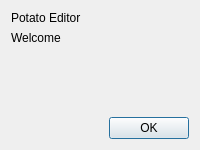
<?xml version="1.0" encoding="UTF-8"?>
<ui version="4.0">
 <class>AboutDialog</class>
 <widget class="QDialog" name="AboutDialog">
  <property name="geometry">
   <rect>
    <x>0</x>
    <y>0</y>
    <width>200</width>
    <height>150</height>
   </rect>
  </property>
  <property name="sizePolicy">
   <sizepolicy hsizetype="Fixed" vsizetype="Fixed">
    <horstretch>0</horstretch>
    <verstretch>0</verstretch>
   </sizepolicy>
  </property>
  <property name="contextMenuPolicy">
   <enum>Qt::NoContextMenu</enum>
  </property>
  <property name="windowTitle">
   <string>About</string>
  </property>
  <property name="modal">
   <bool>true</bool>
  </property>
  <layout class="QVBoxLayout" name="verticalLayout">
   <item>
    <layout class="QVBoxLayout" name="verticalLayout_2">
     <item>
      <widget class="QLabel" name="label">
       <property name="text">
        <string>Potato Editor</string>
       </property>
      </widget>
     </item>
     <item>
      <widget class="QLabel" name="label_2">
       <property name="text">
        <string>Welcome</string>
       </property>
      </widget>
     </item>
    </layout>
   </item>
   <item>
    <spacer name="verticalSpacer">
     <property name="orientation">
      <enum>Qt::Vertical</enum>
     </property>
     <property name="sizeHint" stdset="0">
      <size>
       <width>20</width>
       <height>40</height>
      </size>
     </property>
    </spacer>
   </item>
   <item>
    <layout class="QHBoxLayout" name="horizontalLayout_2">
     <item>
      <spacer name="horizontalSpacer">
       <property name="orientation">
        <enum>Qt::Horizontal</enum>
       </property>
       <property name="sizeHint" stdset="0">
        <size>
         <width>40</width>
         <height>20</height>
        </size>
       </property>
      </spacer>
     </item>
     <item>
      <widget class="QPushButton" name="pbOk">
       <property name="text">
        <string>OK</string>
       </property>
      </widget>
     </item>
    </layout>
   </item>
  </layout>
 </widget>
 <resources/>
 <connections>
  <connection>
   <sender>pbOk</sender>
   <signal>clicked()</signal>
   <receiver>AboutDialog</receiver>
   <slot>close()</slot>
   <hints>
    <hint type="sourcelabel">
     <x>348</x>
     <y>277</y>
    </hint>
    <hint type="destinationlabel">
     <x>199</x>
     <y>149</y>
    </hint>
   </hints>
  </connection>
 </connections>
</ui>
